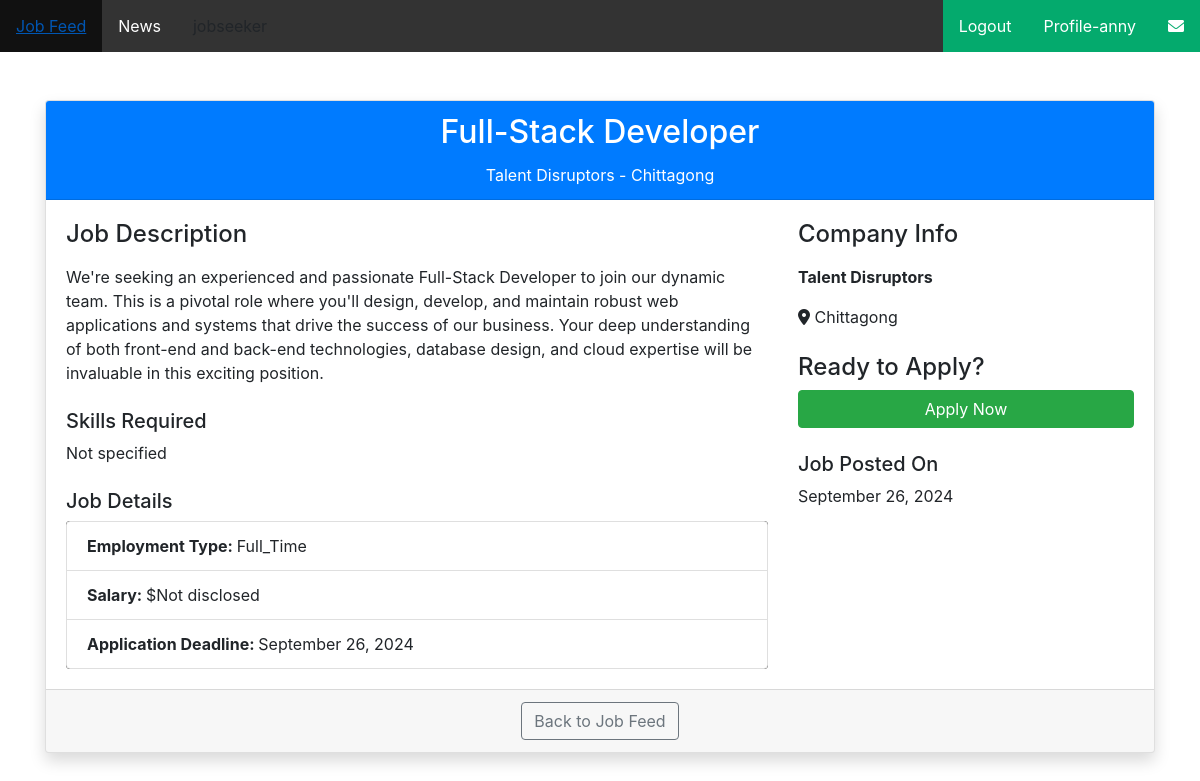
Screenshot of /viewJob/2/ (signed in) with the database file from the repository.
### myApp/models.py (models this page shows, shortened)
class Custom_User(AbstractUser):
    USER=[
        ('recruiter','Recruiter'),('jobseeker','JobSeeker')
    ]
    user_type=models.CharField(choices=USER,max_length=120)
    profile_pic=models.ImageField(upload_to="media/profile_pic",null=True)

class JobModel(models.Model):
    JOB_TYPE_CHOICES=[
        ('full_time', 'Full Time'),
        ('part_time', 'Part Time'),
        ('contract', 'Contract'),
        ('internship', 'Internship'),
        ('temporary', 'Temporary'),
    ]
    user=models.ForeignKey(Custom_User,null=True,blank=True,on_delete=models.CASCADE)
    job_title = models.CharField(max_length=200, null=True, blank=True)
    company_name = models.CharField(max_length=200, null=True, blank=True)
    location = models.CharField(max_length=200, null=True, blank=True)
    description = models.TextField(null=True, blank=True)
    salary = models.PositiveIntegerField(null=True, blank=True)
    employment_type = models.CharField(max_length=50, choices=JOB_TYPE_CHOICES, null=True, blank=True)
    posted_date = models.DateTimeField(auto_now_add=True)
    update_date = models.DateTimeField(auto_now=True)
    application_deadline = models.DateTimeField(null=True, blank=True)

### myProject/views.py (the view)
# urls.py: path('viewJob/<str:view_id>/',viewJob,name='viewJob'),
@login_required
def viewJob(request,view_id):
    job=JobModel.objects.get(id=view_id)
    context={
        "job":job
    }
    return render(request,"Common/viewJob.html",context)

### Template/Common/viewJob.html (shortened to what this page needs)
{% extends 'Common/base.html' %}
{% block body %}
<link rel="stylesheet" href="https://stackpath.bootstrapcdn.com/bootstrap/4.5.2/css/bootstrap.min.css">
<div class="container mt-5">
    <div class="card shadow">
        <div class="card-header bg-primary text-white">
            <h2 class="card-title text-center">{{ job.job_title }}</h2>
            <p class="text-center mb-0">{{ job.company_name }} - {{ job.location }}</p>
        </div>
        <div class="card-body">
            <div class="row">
                <div class="col-md-8">
                    <h4 class="mb-3">Job Description</h4>
                    <p>{{ job.description }}</p>
                    <h5 class="mt-4">Skills Required</h5>
                    <p>{{ job.skills_required|default:"Not specified" }}</p>
                    <h5 class="mt-4">Job Details</h5>
                    <ul class="list-group">
                        <li class="list-group-item"><strong>Employment Type: </strong>{{ job.employment_type|title }}</li>
                        <li class="list-group-item"><strong>Salary: </strong>${{ job.salary|default:"Not disclosed" }}</li>
                        <li class="list-group-item"><strong>Application Deadline: </strong>{{ job.posted_date|date:"F j, Y" }}</li>
                    </ul>
                </div>
                <div class="col-md-4">
                    <h4 class="mb-3">Company Info</h4>
                    <p><strong>{{ job.company_name }}</strong></p>
                    <p><i class="fas fa-map-marker-alt"></i> {{ job.location }}</p>
                    <h4 class="mt-4">Ready to Apply?</h4>
                    <a href=" {% url 'ApplyNow' job.job_title job.id %} " class="btn btn-success btn-block">Apply Now</a>
                    <div class="mt-4">
                        <h5>Job Posted On</h5>
                        <p>{{ job.posted_date|date:"F j, Y" }}</p>
                    </div>
                </div>
            </div>
        </div>
        <div class="card-footer text-center">
            <a href="{% url 'JobFeed' %}" class="btn btn-outline-secondary">Back to Job Feed</a>
        </div>
    </div>
</div>
{% endblock body %}

### Template/Includes/navbar.html (shortened to what this page needs)
<head>
  <link rel="stylesheet" href="https://cdnjs.cloudflare.com/ajax/libs/font-awesome/6.0.0-beta3/css/all.min.css">
</head>
<ul>
  <li><a href="{% url 'JobFeed' %}">Job Feed</a></li>
  <li><a href="#news">News</a></li>
  <li><a>{{ request.user.user_type }}</a></li>
  <li style="float:right">
      <a class="active" href="{% url 'my_messages' %}">
          <i class="fas fa-envelope"></i>
      </a>
  </li>
  <li style="float:right"><a class="active" href="{% url 'profile_view' %}">Profile-{{ request.user.username }}</a></li>
  <li style="float:right"><a class="active" href="{% url 'logoutPage' %}">Logout</a></li>
</ul>

### Template/Common/base.html (style rules this page uses)
ul { list-style-type: none; margin: 0; padding: 0; overflow: hidden; background-color: #333; }
li { float: left; }
li a { display: block; color: white; text-align: center; padding: 14px 16px; text-decoration: none; }
.active { background-color: #04AA6D; }

### rows the page displays
Custom_User: user.username "anny"
JobModel: job_title "Full-Stack Developer", company_name "Talent Disruptors", location "Chittagong", description "We're seeking an experienced and passionate Full-Stack Developer to join our dynamic team. This is a pivotal role where you'll design, develop, and maintain robust web applications and systems that drive the success of our business. Your deep understanding of both front-end and back-end technologies, database design, and cloud expertise will be invaluable in this exciting position.", employment_type "Full_Time", salary "Not disclosed", posted_date "September 26, 2024"

### other values shown
{{ job.skills_required|default:"Not specified" }} "Not specified"
